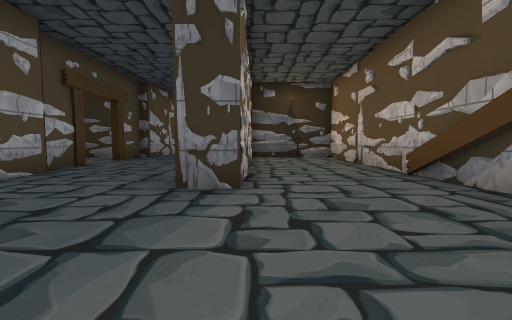
[1] (above)

23 first-person views from a walk through a Unity game level. The camera is 1.2 m above the floor, tilts 4° down and sees 90° across. Doors are open. The floor is counted in squares, 2 m on a side. Each view is taken from the middle of a square. On the plan, view 1 faces up. The plan holds only what a view shows up to about 9 squares ahead; the rest is blank. The place goes on beyond the plan. The player character is not drawn. Some animated figures are left out. Some surface patterns are stand-ins.

[2]
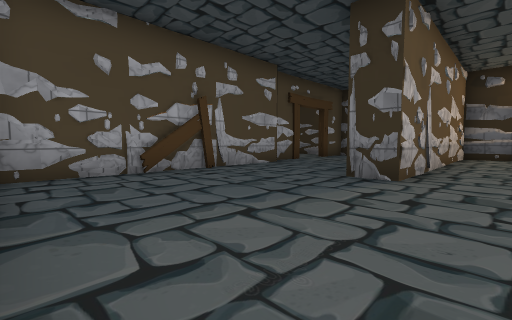

[3]
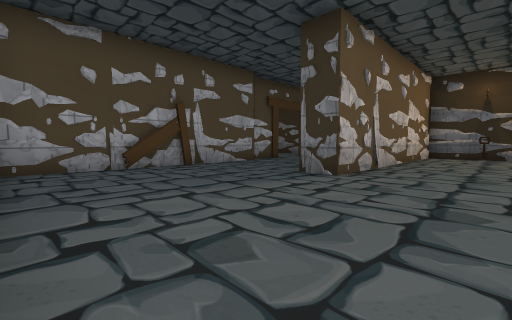

[4]
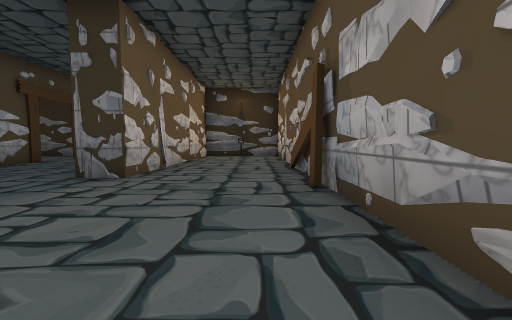

[5]
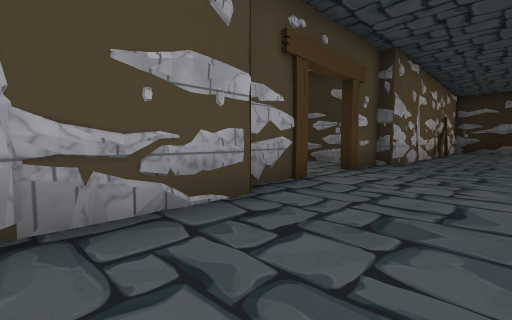

[6]
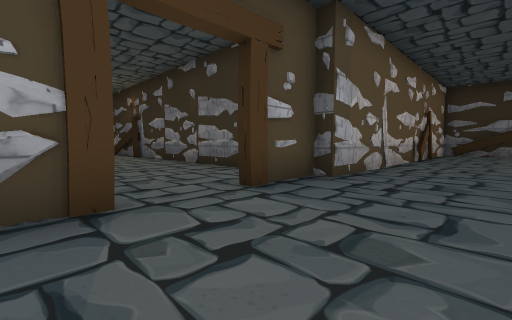

[7]
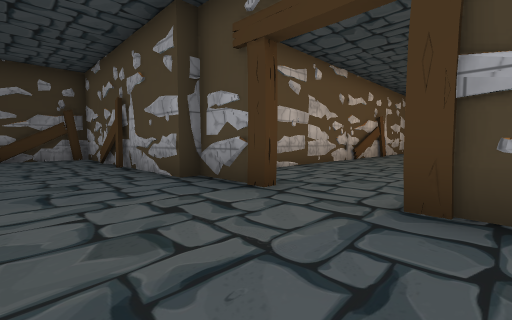

[8]
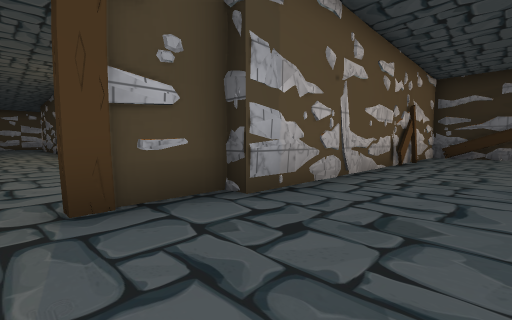

[9]
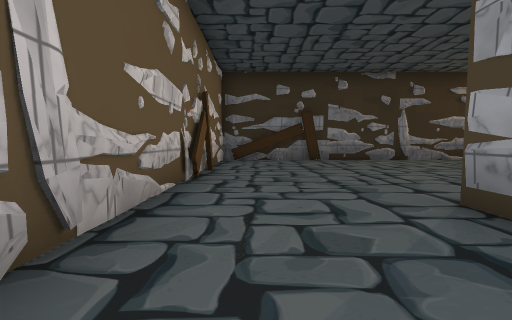

[10]
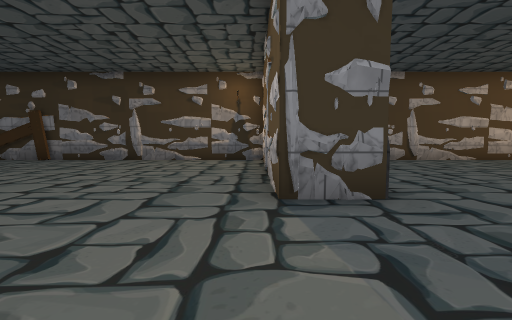

[11]
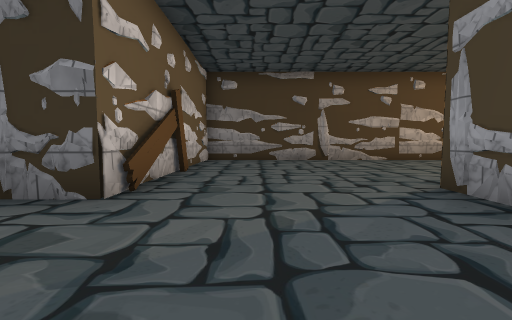

[12]
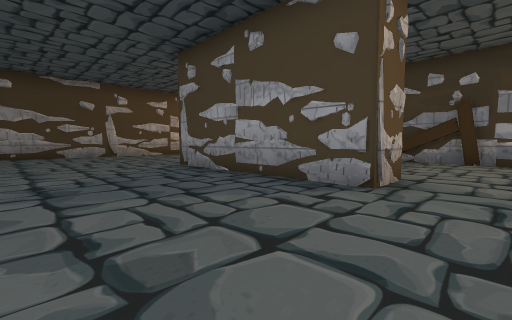

[13]
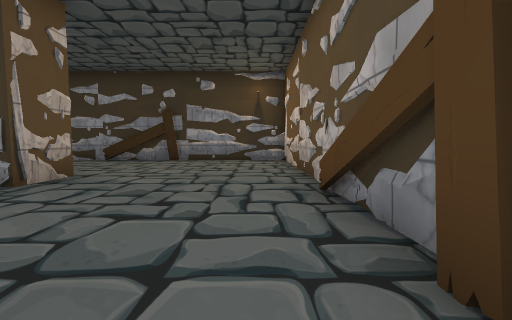

[14]
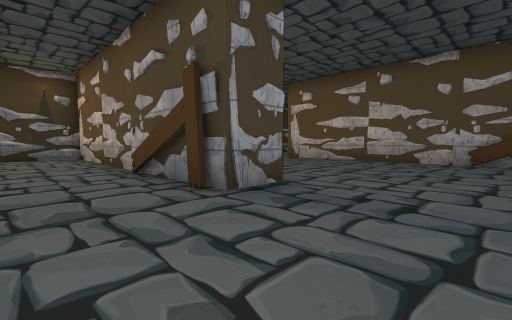

[15]
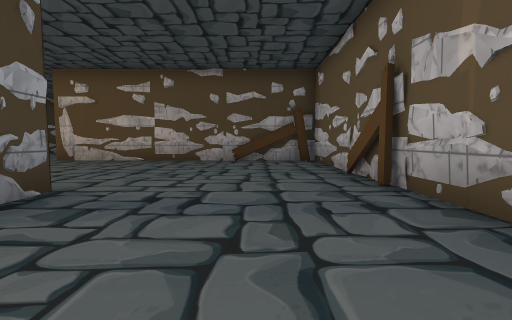

[16]
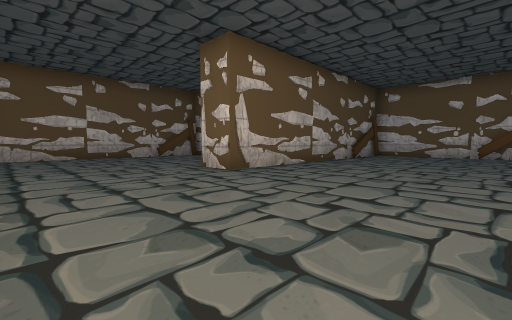

[17]
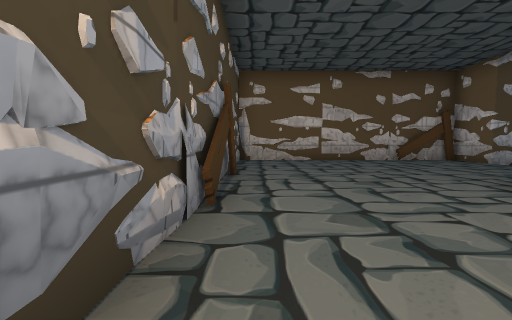

[18]
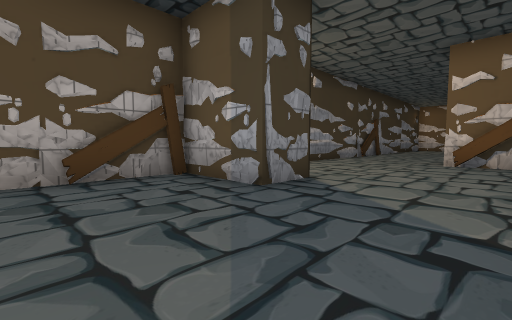

[19]
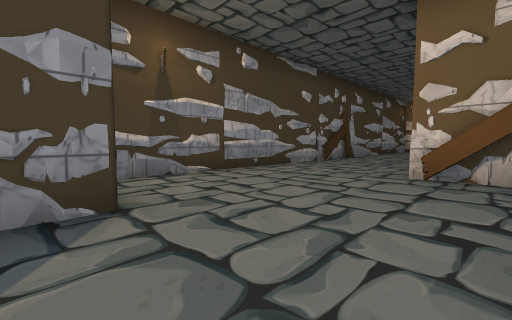

[20]
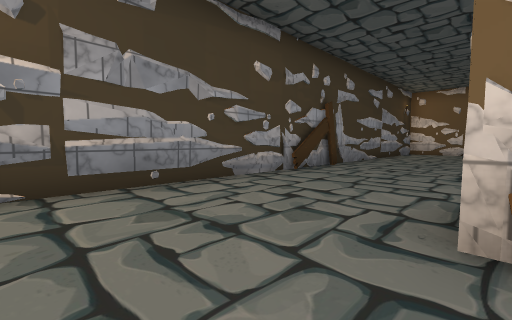

[21]
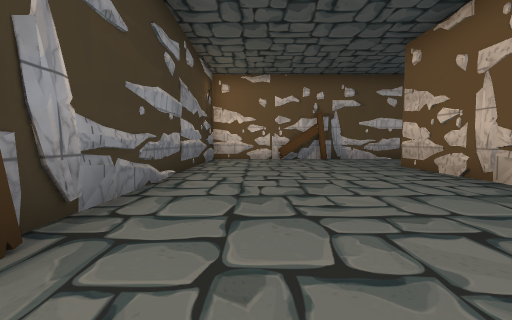

[22]
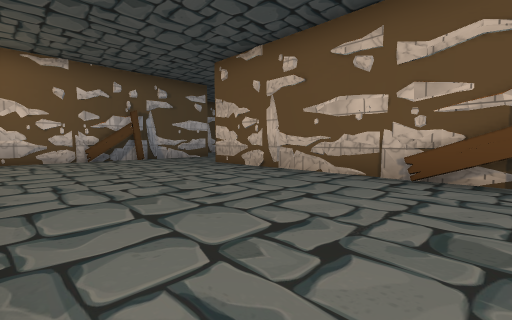

[23]
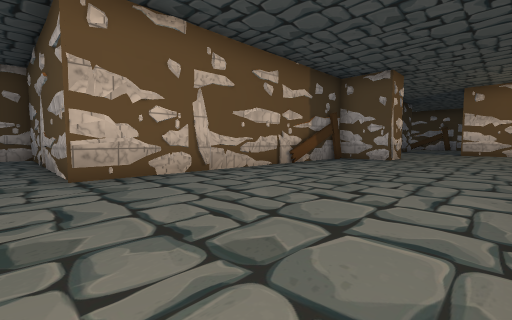

### Floor plan
Key: @ floor where view 1 was taken; # wall or solid block; . floor; D open door.
Columns run from 14 left of view 1 to 17 right of it. Each row starts with its distance up from view 1.
 20           ####################
 19           #..........#........
 18           #..........#.......
 17           #..........#......
 16           #..........#......
 15           #.... .....#.....
 14           #....  ....#....#
 13           #..#    ........#
 12           #..     ........#   .#
 11           #..       . ....#  ..#
 10    ########..#####    ....#....#
  9 .........#...#...#    .........#
  8 .........DD..#...#    .........#
  7     .....DD..#...#  ...........#
  6    ......#...#...# ............#
  5    #######...#...##....#########
  4         ###..#...##....#
  3         .##......##............
  2         .##......##............
  1         .##......##............
  0         .#....@..##............#
 -1       # .##...... #............#
 -2       #..##################....#
 -3       #..........##............#
 -4       #..........##............#
 -5       #........................#
 -6       #................#.......#
 -7       #................#.......#
 -8       ##########################

Where each view was taken, in squares from view 1:
view 1: 0 up, 0 right, facing up
view 2: 1 down, 1 right, facing up-left
view 3: 1 down, 2 right, facing up-left
view 4: 1 down, 2 right, facing up
view 5: 3 up, 2 left, facing up-left
view 6: 6 up, 2 left, facing up-left
view 7: 9 up, 2 left, facing down-left
view 8: 8 up, 2 left, facing up-left
view 9: 11 up, 3 left, facing up
view 10: 11 up, 6 right, facing up
view 11: 11 up, 9 right, facing up
view 12: 8 up, 8 right, facing up-right
view 13: 6 up, 8 right, facing right
view 14: 7 up, 6 right, facing down-right
view 15: 7 up, 6 right, facing down
view 16: 3 up, 16 right, facing down-left
view 17: 1 up, 16 right, facing down
view 18: 3 down, 12 right, facing down-left
view 19: 3 down, 9 right, facing down-left
view 20: 4 down, 6 right, facing down-left
view 21: 6 down, 1 right, facing left
view 22: 7 down, 1 right, facing up-left
view 23: 7 down, 6 left, facing up-right
